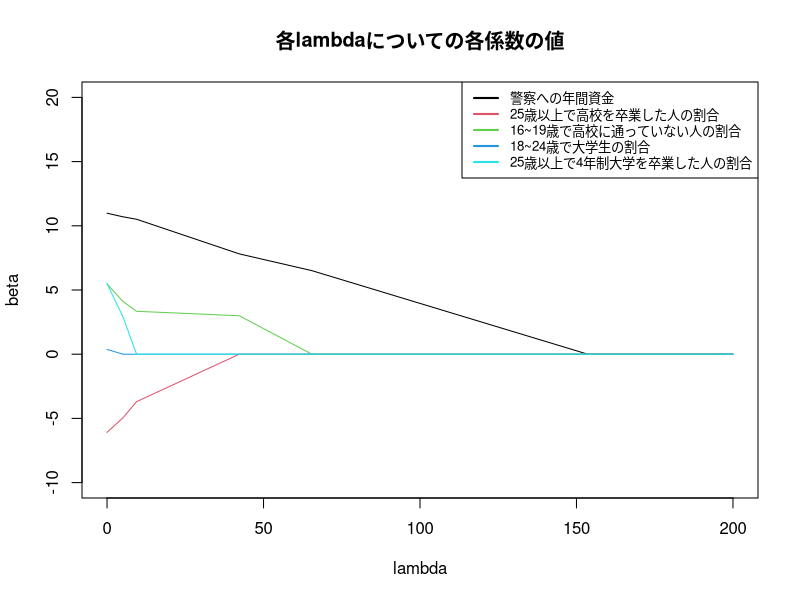

Write the R code that produced this figure.
# Clear Working Memory
rm(list = ls())

# Function for determining formula type
soft_th <- function(lambda, x) {
  return(sign(x) * pmax(abs(x) - lambda, 0))
}

# Function for centralization
centralize <- function(X, y, standardize = TRUE) {
  X <- as.matrix(X)
  n <- nrow(X)
  p <- ncol(X)
  X_bar <- array(dim = p)
  X_sd <- array(dim = p)
  
  for (j in 1:p) {
    X_bar[j] <- mean(X[, j])
    X[, j] <- (X[, j] - X_bar[j])
    X_sd[j] <- sqrt(var(X[, j]))
    
    if (standardize == TRUE) {
      X[, j] <- X[, j] / X_sd[j]
    }
  }
  
  if (class(y) == "matrix") { # in case y is matrix
    K <- ncol(y)
    y_bar <- array(dim = K)
    
    for (k in 1:K) {
      y_bar[k] <- mean(y[, k])
      y[, k] <- y[, k] - y_bar[k]
    }
  } else { # in case y is vector
    y_bar <- mean(y)
    y <- y - y_bar
  }
  
  return(list(X = X, y = y, X_bar = X_bar, X_sd = X_sd, y_bar = y_bar))
}

# Function for linear Lasso
linear_lasso <- function(X, y, lambda = 0, beta = rep(0, ncol(X))) {
  n <- nrow(X)
  p <- ncol(X)
  
  res <- centralize(X, y)
  X <- res$X
  y <- res$y
  
  eps <- 1
  beta_old <- beta
  
  while (eps > 0.001) {
    for (j in 1:p) {
      r <- y - as.matrix(X[, -j]) %*% beta[-j]
      beta[j] <- soft_th(lambda, sum(r * X[, j]) / n) / (sum(X[, j] * X[, j]) / n)
    }
    eps <- max(abs(beta - beta_old))
    print(eps)
    beta_old <- beta
  }
  
  beta <- beta / res$X_sd
  beta_0 <- res$y_bar - sum(res$X_bar * beta)
  
  return(list(beta = beta, beta_0 = beta_0))
}

# Main routine

df <- read.table("crime.txt")
X <- df[, 3:7]
y <- df[, 1]

p <- ncol(X)
lambda_seq <- seq(0, 200, 0.1)

plot(lambda_seq, 
     xlim = c(0, 200),
     ylim = c(-10, 20), 
     xlab = "lambda",
     ylab = "beta", 
     main = "各lambdaについての各係数の値",
     type = "n",
     col = "red")

r <- length(lambda_seq)
coef_seq <- array(dim = c(r, p))

for (i in 1:r) {
  coef_seq[i, ] <- linear_lasso(X, y, lambda_seq[i])$beta
}

for (j in 1:p) {
  par(new = TRUE)
  lines(lambda_seq, coef_seq[, j], col = j)
}

legend("topright",
       legend = c("警察への年間資金",
                  "25歳以上で高校を卒業した人の割合",
                  "16~19歳で高校に通っていない人の割合", 
                  "18~24歳で大学生の割合", 
                  "25歳以上で4年制大学を卒業した人の割合"),
       col = 1:p,
       lwd = 2,
       cex = 0.8)
